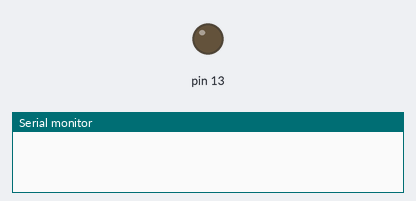
Recording of a sketch running on a simulated Arduino Mega 2560, built with avr-gcc and run on an emulated ATmega2560. Parts: output pins drawn as LEDs (lit = HIGH), the last lines printed to the serial monitor. No radio packets arrive unless stated.

Above: at 0.1 s.
At 1.1 s:
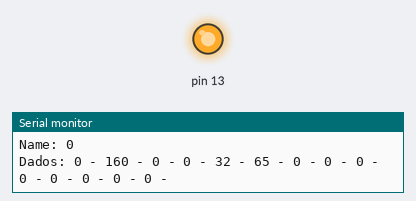
Timing chart, 0 to 2.6 s (numbered marks = the images above):
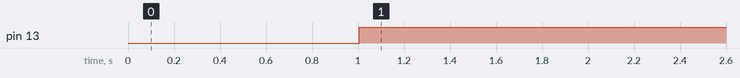

Measured:
- by itself, pin 13: LOW → HIGH at 1.0 s

The sketch:

Transmitter.ino
```cpp
//Este programa tem por objetivo captar as informacoes recebidas da porta serial e transmití-las aos receptores

#include "Principal.h"
#include <printf.h>

void setup()
{
  //--Sets
     Serial.begin(BDRATE);
     Serial1.begin(BDRATE);
     pinMode(13, OUTPUT);
     printf_begin();
}

void loop()
{
    Principal principal = Principal();
    principal.start();
}
```

Buffer.cpp
```cpp
#include "Buffer.h"

Buffer::Buffer(unsigned char _byte)
{
    amount = 1;
    byte = _byte;
    next = NULL;
}

Buffer* Buffer::addByte(unsigned char _byte, Buffer* head)
{

    if(head == NULL)
    {
        head = new Buffer(_byte);
    }
    else
    {
        Buffer* cur = head;
        while(cur->next!=NULL)
        {
            cur = cur->next;
        }
        cur->next = new Buffer(_byte);
        head->amount++;
    }

    return head;
}

Buffer* Buffer::removeByte(Buffer* head)
{

    if(head != NULL)
    {
        Buffer* cur = head;
        cur->amount--;
        head = head->next;
        if(head != NULL)
        {
            head->amount = cur->amount;
        }
        delete cur;
    }
    return head;
}

int Buffer::getSize()
{
    return amount;
}

unsigned char Buffer::getByte()
{
    return byte;
}
```

Buffer.h
```cpp
//biblioteca criada para manutencao de um Buffer local. Nada mais eh que uma fila de bytes, com funcoes basicas da mesma

#ifndef _BUFFER_H_
#define _BUFFER_H_

#include <stdlib.h>

class Buffer{
    int amount;
    unsigned char byte;

public:
    Buffer* next;
    Buffer(unsigned char _byte);
    Buffer* addByte(unsigned char _byte, Buffer* head);
    Buffer* removeByte(Buffer* head);
    int getSize();
    unsigned char getByte();
    ~Buffer(){};
};

#endif
```

Principal.cpp
```cpp
#include "Principal.h"

Principal::Principal()
{
    serial = new SerialCommunication(); //comunicacao Serial1
    rWriter = new RadioWriter(); //envio de dados
}

void Principal::start()
{
    bool debug = true;
    bool receiveRS232_bool;
    uint8_t address[W_ADDRESS];
    unsigned char data[W_DATA];
    char name;
    long time = millis();
    int qt = 0;
	  while(1)
	  {
        receiveRS232_bool = serial->receiveRS232();
        Serial.println(".");
        if(debug) {
            Serial.print("receiveRS232: ");
            Serial.println(receiveRS232_bool);
        }

        if(receiveRS232_bool)
        {
            digitalWrite(13, HIGH);
            serial->getAddress(address);
            if(debug) {
                Serial.print("Address: ");
                for(int i = 0; i < W_ADDRESS; i++) {
                    Serial.print((char) address[i]);
                    Serial.print(" - ");
                }
                Serial.println("");
            }

            name = serial->getName();
            if(debug) {
                Serial.print("Name: ");
                Serial.println((int) name);
            }

            if(name == 0)
            {
              qt++;
            }
	          rWriter->setAddress(address);
              serial->getData(data);
	          rWriter->sendData(data);
              qt++;
        }
        else
        {
            digitalWrite(13, LOW);
        }
        if(millis()-time >=1000)
        {
            time = millis();
        }

        if(debug) {
            Serial.print("Dados: ");
            for(int i = 0; i < W_DATA; i++) {
                Serial.print(data[i]);
                Serial.print(" - ");
            }
            Serial.println("");
        }

        delay(10);
    }
}
```

Principal.h
```cpp
#ifndef _PRINCIPAL_H_
#define _PRINCIPAL_H_

#include <Arduino.h>
#include "SerialCommunication.h"
#include "RadioWriter.h"

class Principal{
    SerialCommunication *serial;
    RadioWriter *rWriter;
public:
    Principal();
    ~Principal() {}
    void start();
};

#endif
```

Radio.cpp
```cpp
#include "Radio.h"

Radio::Radio() : RF24(CE_PIN, CSN_PIN)
{
    radioSets();
}
void Radio::radioSets()
{
    begin();
    setRetries(DELAY_TRANS, RETRIES);
    //setChannel(CHANNEL);
    setAddressWidth(W_ADDRESS);
    setPayloadSize(W_DATA);
    setDataRate(DATA_RATE);
}
```

Radio.h
```cpp
//biblioteca feita para os sets que garantem o funcionamento do nRF24L01

#ifndef _RADIOSETS_H_
#define _RADIOSETS_H_

#include <SPI.h>
#include "TransConstants.h"
#include <nRF24L01.h>
#include <RF24.h>

class Radio : public RF24{
public:
    Radio();
    ~Radio() {}
    void radioSets();
};

#endif
```

RadioWriter.cpp
```cpp
#include "RadioWriter.h"

RadioWriter::RadioWriter()
{
    radio = new Radio();
}

void RadioWriter::setChannel(char name)
{
    radio->setChannel(uint8_t(CHANNEL+2*name));
}

void RadioWriter::setAddress(const uint8_t* address)
{
    radio->openWritingPipe(address);
}

void RadioWriter::sendData(const void* data)
{
    radio->write(data, W_DATA);
}

void RadioWriter::debug()
{
     radio->printDetails();
}
```

RadioWriter.h
```cpp
//biblioteca criada para escrever para um radio transmissor

#ifndef _RADIOWRITER_H_
#define _RADIOWRITER_H_

#include "Radio.h"

class RadioWriter{
    Radio *radio;
public:
    RadioWriter();
    ~RadioWriter() {}
    void setAddress(const uint8_t* addres);
    void setChannel(char name);
    void sendData(const void* data);
    void debug();
};

#endif
```

SerialCommunication.cpp
```cpp
#include "SerialCommunication.h"

SerialCommunication::SerialCommunication()
{
    int i;
    for(i = 0; i< W_ADDRESS; i++)
    {
        address[i] = 0;
    }
    for(i = 0; i< W_DATA; i++)
    {
        data[i] = 0;
    }
    for(i = 0; i<W_DATA+W_ADDRESS+1; i++)
    {
        received_data[i] = 0;
    }
}

int SerialCommunication::receiveRS232()
{
    int i, siz;

    siz = Serial1.readBytes(received_data, W_DATA+W_ADDRESS+1);
    Serial1.flush();

    //* Teste de comunicação direto pelo arduino MEGA (Não rodar o Vard!)
    char string_velX[4];
    char string_velY[4];
    char string_velAng[4];

    *((float*)&string_velX) = 10;
    *((float*)&string_velY) = 0;
    *((float*)&string_velAng) = 0;

    //siz = Serial1.readBytes(received_data, W_DATA+W_ADDRESS+1);
    siz = W_DATA+W_ADDRESS+1;
    received_data[0] = BEGIN;
    received_data[1] = 'A';
    received_data[2] = 'L';
    received_data[3] = 'E';
    received_data[4] = 'F';
    received_data[5] = 'E';
    received_data[6] = 0;
    received_data[7] = KEY;
    for(i=0; i<4; i++)
    {
        received_data[8+i]=string_velX[i];
        received_data[12+i]=string_velY[i];
        received_data[16+i]=string_velAng[i];
    }
    //Serial1.flush();
    //*/

    if(siz==W_DATA+W_ADDRESS+1 && received_data[0] == BEGIN)
    {
        return 1;

    }
    else
    {
        // Gambiarra para tentar sincronizar o buffer circular do arduino
        siz = Serial1.readBytes(received_data, 1);
        Serial1.flush();
        return 0;
    }
}

void SerialCommunication::getAddress(uint8_t *_address)
{
    int i;
    for(i=0; i<W_ADDRESS; i++)
    {
        address[i] = received_data[i+1];
    }
    for(i=0; i<W_ADDRESS; i++)
    {
        _address[i] = address[i];
    }
}

void SerialCommunication::getData(unsigned char *_data)
{
    int i;
    for(i=1; i<W_DATA; i++)
    {
        data[i] = received_data[i+1+W_ADDRESS];
    }
    for(i=0; i<W_DATA; i++)
    {
        _data[i] = data[i];
    }
}

char SerialCommunication::getName()
{
    data[0] = received_data[1+W_ADDRESS];
    return data[0];
}
```

SerialCommunication.h
```cpp
//biblioteca responsavel por receber os dados do PC, e coloca-los num buffer local, para ser reenviados aos robos via rf

#ifndef _SERIALCOMMUNICATION_H_
#define _SERIALCOMMUNICATION_H_

#include <Arduino.h>
#include "TransConstants.h"
#include "Buffer.h"

class SerialCommunication{
private:
    //Buffer* queue;
    uint8_t address[W_ADDRESS];
    unsigned char data[W_DATA];
    unsigned char received_data[W_DATA+W_ADDRESS+1];

public:
    SerialCommunication();
    int receiveRS232();
    void getAddress(uint8_t *_address);
    void getData(unsigned char *_data);
    char getName();
    ~SerialCommunication() {};
};
#endif
```

TransConstants.h
```cpp
#ifndef _TRANSCONSTANTS_H_
#define _TRANSCONSTANTS_H_

#define BDRATE 115200 //frequencia de comunicacao serial entre PC e Arduino
//pinagem nrf24l01 para arduino mega
//GND -- GND
//VCC -- 3.3V
//CE -- CE_PIN
//CSN -- CSN_PIN
//SCK -- digIO 52
//MOSI -- digIO 51
//MISO -- digIO 50
//IRQ -- NONE

//pinagem FTDI232
//GND -- GND
//CTS -- NONE
//VCC -- 5V
//TX -- RX1
//RX -- TX1
//DTR -- NONE
//JUMPER - 5V

//sets para funcionamento do nRF24L01. Documentacao em https://nrf24.github.io/RF24/
#define CE_PIN 7
#define CSN_PIN 8
#define DELAY_TRANS 0 //delay de transmissao
#define RETRIES 3 //numero de tentativas de envio para os receptores
#define CHANNEL 33 //canal RF de comunicacao, 0-125 (2400+CHANNEL MHZ)
#define W_ADDRESS 5 //quantidade de bytes do endereco
#define W_DATA 14 //quantidade de bytes do pacote para envio - 3 velocidades 1 nome e 1 inicio
#define DATA_RATE RF24_2MBPS //velocidade de transmissao de dados

//chaves de comunicacao
#define BEGIN 0x77 //chave que indica o inicio de um novo pacote contendo endereco e dados para os robos receptores
#define KEY 0xa0 //chave que indica o inicio de um pacote efetivo de velocidades


#endif
```
